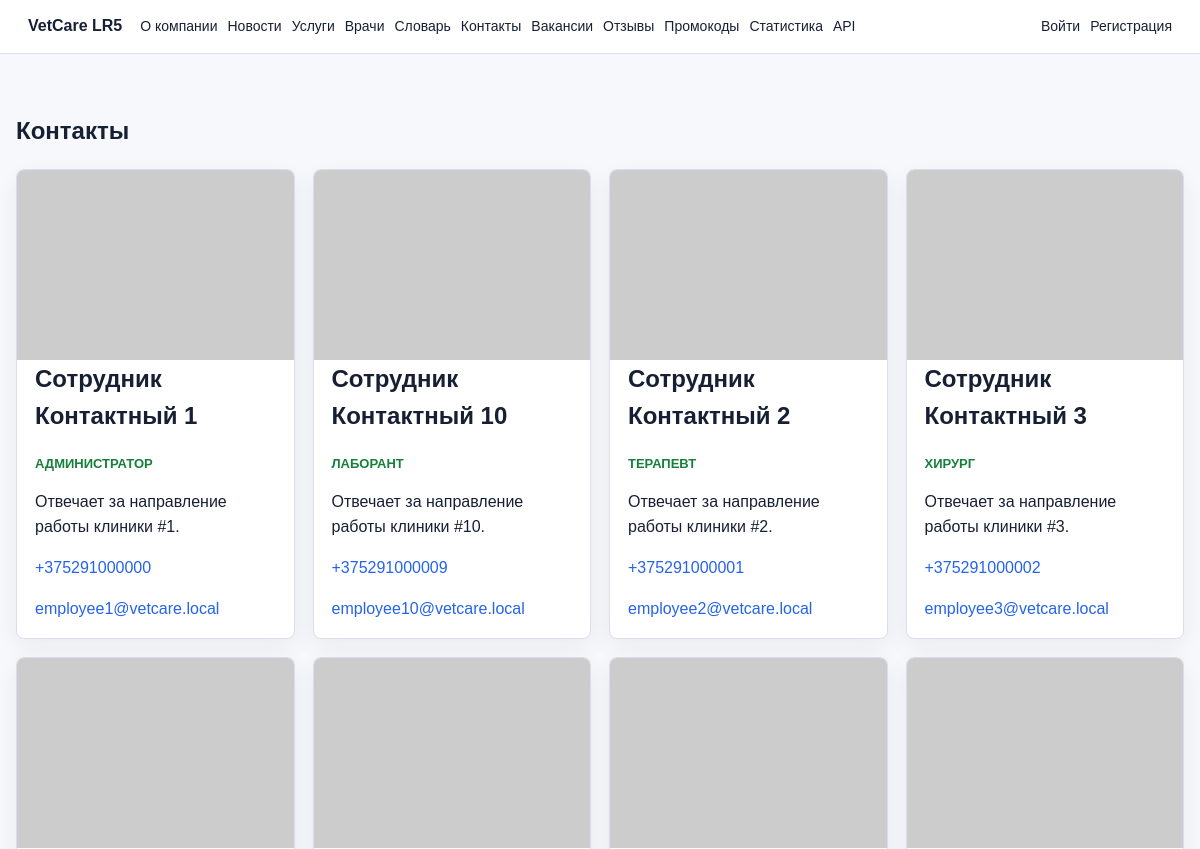
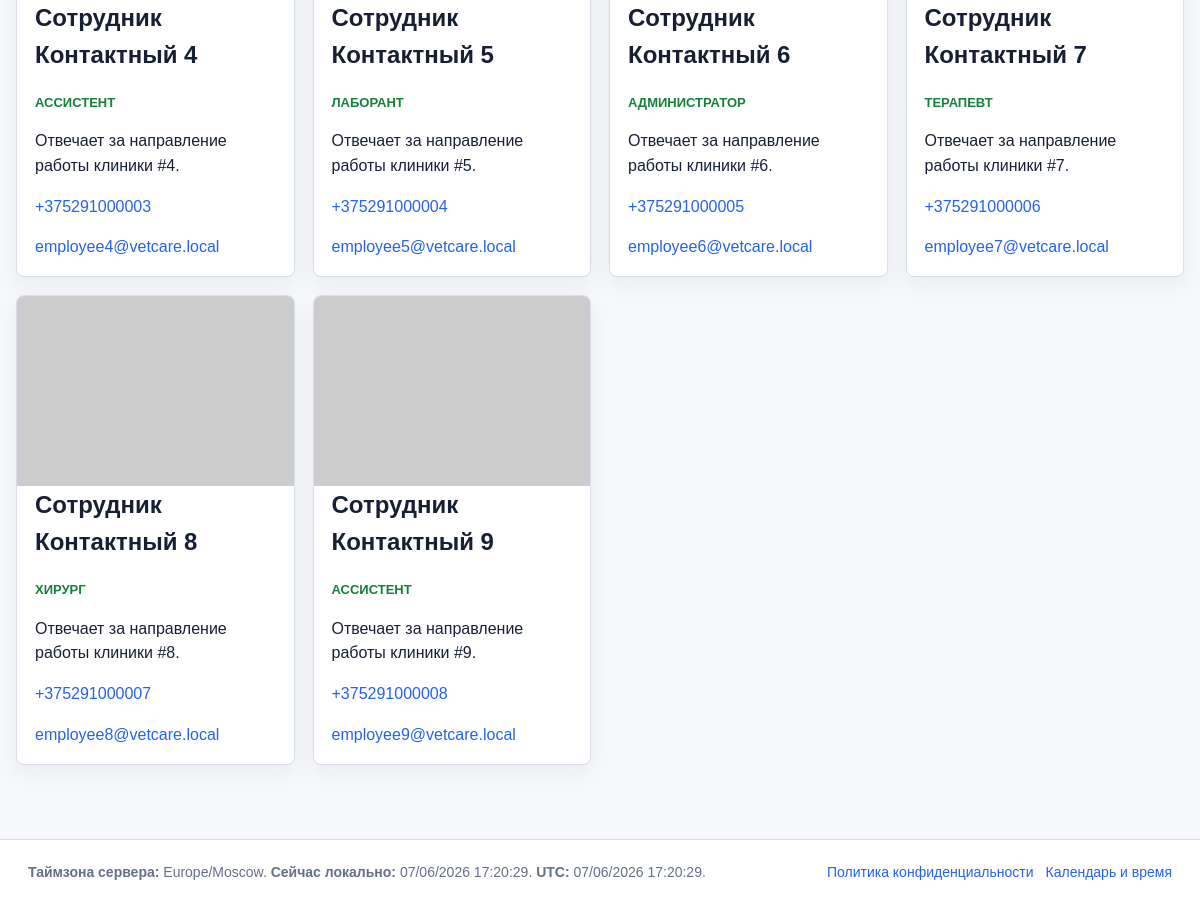
/contacts/, run on the app's committed database (2 pictures, top to bottom).
### clinic/models.py (models this page shows, shortened)
class TimeStampedModel(models.Model):
    created_at_utc = models.DateTimeField(default=timezone.now, editable=False, db_index=True)
    created_at_local = models.DateTimeField(editable=False, null=True, blank=True)
    updated_at_utc = models.DateTimeField(default=timezone.now, editable=False)
    updated_at_local = models.DateTimeField(editable=False, null=True, blank=True)
    class Meta:
        abstract = True

class EmployeeContact(TimeStampedModel):
    full_name = models.CharField(max_length=150)
    position = models.CharField(max_length=120)
    work_description = models.TextField()
    phone = models.CharField(max_length=20, validators=[phone_validator])
    email = models.EmailField()
    photo_url = models.URLField()
    class Meta:
        ordering = ["full_name"]
        verbose_name = "контакт сотрудника"
        verbose_name_plural = "контакты сотрудников"

### clinic/views.py (the view)
# urls.py: path("contacts/", views.contacts, name="contacts"),
def contacts(request):
    employees = EmployeeContact.objects.all()
    return render(request, "clinic/contacts.html", {"employees": employees})

### clinic/context_processors.py (called while the page is built)
def site_time(request):
    local_tz = ZoneInfo(settings.TIME_ZONE)
    now_utc = timezone.now()
    now_local = timezone.localtime(now_utc, local_tz)
    month_calendar = calendar.TextCalendar(firstweekday=0).formatmonth(
        now_local.year,
        now_local.month,
    )
    return {
        "server_timezone": settings.TIME_ZONE,
        "now_utc": now_utc,
        "now_local": now_local,
        "text_calendar": month_calendar,
    }

### clinic/templates/clinic/contacts.html (shortened to what this page needs)
{% extends "clinic/base.html" %}
{% block content %}
<section class="section">
    <h1>Контакты</h1>
    <div class="grid cards">
        {% for employee in employees %}
            <article class="card person-card">
                <img src="{{ employee.photo_url }}" alt="{{ employee.full_name }}">
                <h2>{{ employee.full_name }}</h2>
                <p class="eyebrow">{{ employee.position }}</p>
                <p>{{ employee.work_description }}</p>
                <p><a href="tel:{{ employee.phone }}">{{ employee.phone }}</a></p>
                <p><a href="mailto:{{ employee.email }}">{{ employee.email }}</a></p>
            </article>
        {% empty %}
            <p>Контакты сотрудников пока не заполнены.</p>
        {% endfor %}
    </div>
</section>
{% endblock %}

### clinic/static/clinic/styles.css (style rules this page uses)
:root { color-scheme: light; --bg: #f7f8fb; --surface: #ffffff; --text: #172033; --muted: #657086; --line: #d9deea; --blue: #2563eb; --green: #16803a; --amber: #b7791f; --red: #c2410c; }
* { box-sizing: border-box; }
body { margin: 0; background: var(--bg); color: var(--text); font-family: Arial, Helvetica, sans-serif; line-height: 1.55; }
a { color: var(--blue); text-decoration: none; }
img { display: block; max-width: 100%; }
.latest-news, .row-card, .card { border: 1px solid var(--line); border-radius: 8px; background: var(--surface); box-shadow: 0 8px 24px rgba(23, 32, 51, 0.06); }
.latest-news div, .card, .row-card { padding: 18px; }
.section { padding: 30px 0; }
.section h1, .section h2, .section h3 { margin-top: 0; }
.grid { display: grid; gap: 18px; }
.cards { grid-template-columns: repeat(auto-fit, minmax(240px, 1fr)); }
.media-card img, .person-card img { width: 100%; height: 190px; object-fit: cover; }
.person-card { overflow: hidden; padding: 0; }
.person-card h2, .person-card p, .person-card .eyebrow { margin-left: 18px; margin-right: 18px; }
.eyebrow { margin: 0 0 8px; color: var(--green); font-size: 13px; font-weight: 700; text-transform: uppercase; }

### data on the page
EmployeeContact: full_name "Сотрудник Контактный 1", position "АДМИНИСТРАТОР", work_description "Отвечает за направление работы клиники #1.", phone "+375291000000", email "employee1@vetcare.local"
EmployeeContact: full_name "Сотрудник Контактный 10", position "ЛАБОРАНТ", work_description "Отвечает за направление работы клиники #10.", phone "+375291000009", email "employee10@vetcare.local"
EmployeeContact: full_name "Сотрудник Контактный 2", position "ТЕРАПЕВТ", work_description "Отвечает за направление работы клиники #2.", phone "+375291000001", email "employee2@vetcare.local"
EmployeeContact: full_name "Сотрудник Контактный 3", position "ХИРУРГ", work_description "Отвечает за направление работы клиники #3.", phone "+375291000002", email "employee3@vetcare.local"
EmployeeContact: full_name "Сотрудник Контактный 4", position "АССИСТЕНТ", work_description "Отвечает за направление работы клиники #4.", phone "+375291000003", email "employee4@vetcare.local"
EmployeeContact: full_name "Сотрудник Контактный 5", position "ЛАБОРАНТ", work_description "Отвечает за направление работы клиники #5.", phone "+375291000004", email "employee5@vetcare.local"
EmployeeContact: full_name "Сотрудник Контактный 6", position "АДМИНИСТРАТОР", work_description "Отвечает за направление работы клиники #6.", phone "+375291000005", email "employee6@vetcare.local"
EmployeeContact: full_name "Сотрудник Контактный 7", position "ТЕРАПЕВТ", work_description "Отвечает за направление работы клиники #7.", phone "+375291000006", email "employee7@vetcare.local"
EmployeeContact: full_name "Сотрудник Контактный 8", position "ХИРУРГ", work_description "Отвечает за направление работы клиники #8.", phone "+375291000007", email "employee8@vetcare.local"
EmployeeContact: full_name "Сотрудник Контактный 9", position "АССИСТЕНТ", work_description "Отвечает за направление работы клиники #9.", phone "+375291000008", email "employee9@vetcare.local"

### other printed values
{{ server_timezone }} "Europe/Moscow"
{{ now_local|date:"d/m/Y H:i:s" }} "07/06/2026 17:20:29"
